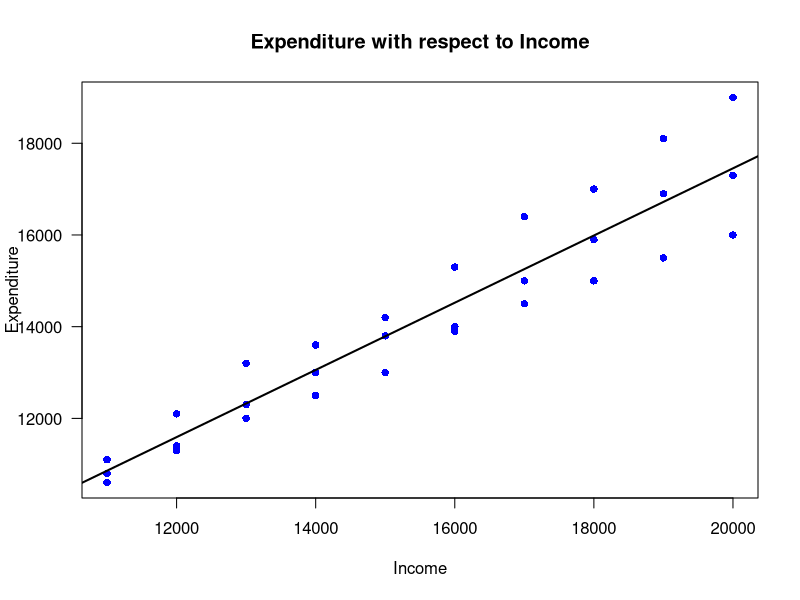

Recreate this plot in R.
#'INTRODUCTION TO HOMOSCEDASTICITY
#
#' Homoscedasticity in a model means that the error is constant along the values of the dependent variable.
#' The best way for checking homoscedasticity is to make a scatterplot with the residuals against the dependent variable.
#========================
#' DATA SET
setwd("/Users/pranav/Documents/Study/computerScience/programming/r/data/")
data = read.csv("expensesAndIncome.csv")
head(data)
#========================
#' VARIABLES
#
#' Expenditure depends on income, since expenditure is made based on the received income.
#' Making a regression model for income and expenses will aim to see the relationship between income and expenditure.
y = data$Expenditure
x = data$Income
#========================
#' CREATING LINEAR REGRESSION MODEL
model = lm(y~x)
summary(model)
#========================
#' VISUALISING HOMOSCEDASTICITY
plot(x, y,
     type = "p",
     main = "Expenditure with respect to Income",
     xlab = "Income",
     ylab = "Expenditure",
     col = "blue",
     pch = 16,
     las = 1)
abline(model, lw = 2)
#' As can be seem, the errors noticeably increase in magnitude the larger the incomes.
#' This indicates the presence of heteroscedasticity in the data.
#========================
#' TESTING FOR HOMOSCEDASTICITY
#
#' To test the degree of heteroscedasticity in the response 'Expenditure',
#' we will use the Breusch-Pagan test.
#' To perform this, we need to import the 'lmtest' package.
# install.packages("lmtest")
library(lmtest)
#' Performing the test...
bptest(model)